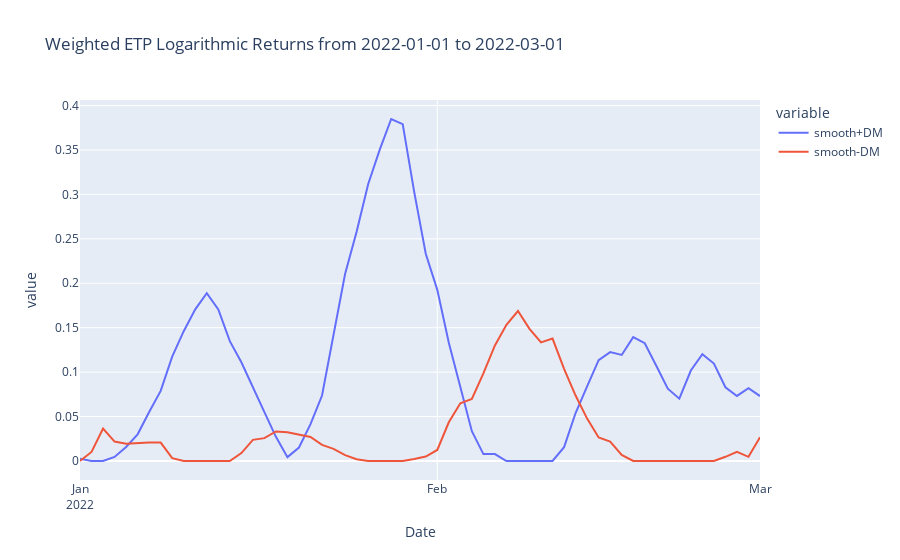

This figure's notebook cell:
### Code cell
''' To plot the data transform back to coind ids to be individual columns '''
plot_adx_df = adx_df.loc[adx_df['ID']=='solana']
plot_adx_df.sort_values(by=['Date'], inplace = True)

_min_date = plot_adx_df["Date"].min()
_max_date = plot_adx_df["Date"].max()
_title = "Weighted ETP Logarithmic Returns from "+str(_min_date)+" to "+str(_max_date)
fig = px.line(plot_adx_df, x="Date", y=['smooth+DM','smooth-DM'],
#               color='red',
              hover_data={"Date": "|%B %d, %Y", "ID": True,},
              title=_title,)

fig.update_xaxes(
    dtick="M1",
    tickformat="%b\n%Y")
fig.show()

### Figure 1 — Plotly figure (JSON) as saved in the notebook; plotly's stock layout.template omitted (floating-point values rounded to 4 significant figures)
{"data": [{"customdata": [["solana"], ["solana"], ["solana"], ["solana"], ["solana"], ["solana"], ["solana"], ["solana"], ["solana"], ["solana"], ["solana"], ["solana"], ["solana"], ["solana"], ["solana"], ["solana"], ["solana"], ["solana"], ["solana"], ["solana"], ["solana"], ["solana"], ["solana"], ["solana"], ["solana"], ["solana"], ["solana"], ["solana"], ["solana"], ["solana"], ["solana"], ["solana"], ["solana"], ["solana"], ["solana"], ["solana"], ["solana"], ["solana"], ["solana"], ["solana"], ["solana"], ["solana"], ["solana"], ["solana"], ["solana"], ["solana"], ["solana"], ["solana"], ["solana"], ["solana"], ["solana"], ["solana"], ["solana"], ["solana"], ["solana"], ["solana"], ["solana"], ["solana"], ["solana"], ["solana"]], "hovertemplate": "variable=smooth+DM<br>Date=%{x|%B %d, %Y}<br>value=%{y}<br>ID=%{customdata[0]}<extra></extra>", "legendgroup": "smooth+DM", "line": {"color": "#636efa", "dash": "solid"}, "marker": {"symbol": "circle"}, "mode": "lines", "name": "smooth+DM", "orientation": "v", "showlegend": true, "type": "scatter", "x": ["2022-01-01", "2022-01-02", "2022-01-03", "2022-01-04", "2022-01-05", "2022-01-06", "2022-01-07", "2022-01-08", "2022-01-09", "2022-01-10", "2022-01-11", "2022-01-12", "2022-01-13", "2022-01-14", "2022-01-15", "2022-01-16", "2022-01-17", "2022-01-18", "2022-01-19", "2022-01-20", "2022-01-21", "2022-01-22", "2022-01-23", "2022-01-24", "2022-01-25", "2022-01-26", "2022-01-27", "2022-01-28", "2022-01-29", "2022-01-30", "2022-01-31", "2022-02-01", "2022-02-02", "2022-02-03", "2022-02-04", "2022-02-05", "2022-02-06", "2022-02-07", "2022-02-08", "2022-02-09", "2022-02-10", "2022-02-11", "2022-02-12", "2022-02-13", "2022-02-14", "2022-02-15", "2022-02-16", "2022-02-17", "2022-02-18", "2022-02-19", "2022-02-20", "2022-02-21", "2022-02-22", "2022-02-23", "2022-02-24", "2022-02-25", "2022-02-26", "2022-02-27", "2022-02-28", "2022-03-01"], "xaxis": "x", "y": [0.002513, 0, 0, 0.004559, 0.01571, 0.03002, 0.0552, 0.0789, 0.1175, 0.1461, 0.1706, 0.1889, 0.1705, 0.1349, 0.1111, 0.0824, 0.05501, 0.02723, 0.00435, 0.01518, 0.04154, 0.07366, 0.1414, 0.2104, 0.2579, 0.3115, 0.3502, 0.3849, 0.379, 0.3027, 0.2333, 0.1926, 0.133, 0.08268, 0.03349, 0.007761, 0.007761, 0, 0, 0, 0, 0, 0.0156, 0.05396, 0.08401, 0.1135, 0.1226, 0.1193, 0.1394, 0.1325, 0.1073, 0.08133, 0.07013, 0.1018, 0.1201, 0.1097, 0.083, 0.07321, 0.08205, 0.07309], "yaxis": "y"}, {"customdata": [["solana"], ["solana"], ["solana"], ["solana"], ["solana"], ["solana"], ["solana"], ["solana"], ["solana"], ["solana"], ["solana"], ["solana"], ["solana"], ["solana"], ["solana"], ["solana"], ["solana"], ["solana"], ["solana"], ["solana"], ["solana"], ["solana"], ["solana"], ["solana"], ["solana"], ["solana"], ["solana"], ["solana"], ["solana"], ["solana"], ["solana"], ["solana"], ["solana"], ["solana"], ["solana"], ["solana"], ["solana"], ["solana"], ["solana"], ["solana"], ["solana"], ["solana"], ["solana"], ["solana"], ["solana"], ["solana"], ["solana"], ["solana"], ["solana"], ["solana"], ["solana"], ["solana"], ["solana"], ["solana"], ["solana"], ["solana"], ["solana"], ["solana"], ["solana"], ["solana"]], "hovertemplate": "variable=smooth-DM<br>Date=%{x|%B %d, %Y}<br>value=%{y}<br>ID=%{customdata[0]}<extra></extra>", "legendgroup": "smooth-DM", "line": {"color": "#EF553B", "dash": "solid"}, "marker": {"symbol": "circle"}, "mode": "lines", "name": "smooth-DM", "orientation": "v", "showlegend": true, "type": "scatter", "x": ["2022-01-01", "2022-01-02", "2022-01-03", "2022-01-04", "2022-01-05", "2022-01-06", "2022-01-07", "2022-01-08", "2022-01-09", "2022-01-10", "2022-01-11", "2022-01-12", "2022-01-13", "2022-01-14", "2022-01-15", "2022-01-16", "2022-01-17", "2022-01-18", "2022-01-19", "2022-01-20", "2022-01-21", "2022-01-22", "2022-01-23", "2022-01-24", "2022-01-25", "2022-01-26", "2022-01-27", "2022-01-28", "2022-01-29", "2022-01-30", "2022-01-31", "2022-02-01", "2022-02-02", "2022-02-03", "2022-02-04", "2022-02-05", "2022-02-06", "2022-02-07", "2022-02-08", "2022-02-09", "2022-02-10", "2022-02-11", "2022-02-12", "2022-02-13", "2022-02-14", "2022-02-15", "2022-02-16", "2022-02-17", "2022-02-18", "2022-02-19", "2022-02-20", "2022-02-21", "2022-02-22", "2022-02-23", "2022-02-24", "2022-02-25", "2022-02-26", "2022-02-27", "2022-02-28", "2022-03-01"], "xaxis": "x", "y": [0, 0.01021, 0.03652, 0.02185, 0.01932, 0.02012, 0.0207, 0.0207, 0.003201, 0, 0, 0, 0, 0, 0.008887, 0.02377, 0.02571, 0.03327, 0.03242, 0.0294, 0.02705, 0.01817, 0.01366, 0.006608, 0.00201, 0, 0, 0, 0, 0.002286, 0.004954, 0.01246, 0.04353, 0.06506, 0.06991, 0.09851, 0.1301, 0.1532, 0.1688, 0.1487, 0.1334, 0.1378, 0.1037, 0.07368, 0.04771, 0.02651, 0.02181, 0.006827, 0, 0, 0, 0, 0, 0, 0, 0, 0.004723, 0.01023, 0.004723, 0.02678], "yaxis": "y"}], "layout": {"legend": {"title": {"text": "variable"}, "tracegroupgap": 0}, "title": {"text": "Weighted ETP Logarithmic Returns from 2022-01-01 to 2022-03-01"}, "xaxis": {"anchor": "y", "domain": [0, 1], "dtick": "M1", "tickformat": "%b\n%Y", "title": {"text": "Date"}}, "yaxis": {"anchor": "x", "domain": [0, 1], "title": {"text": "value"}}}}
